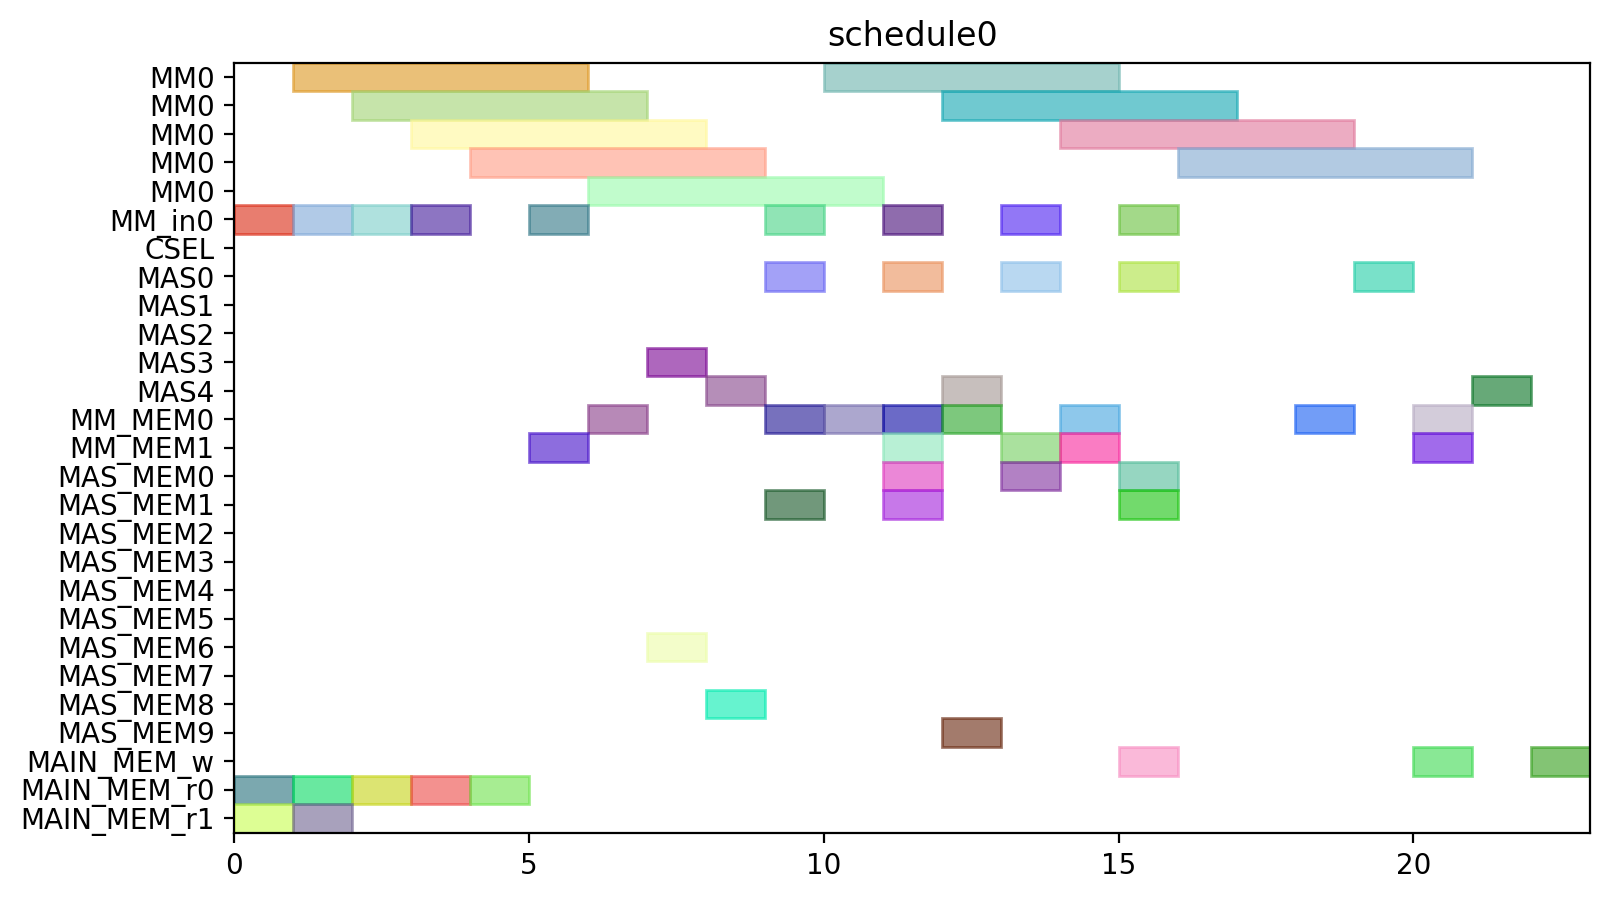

This figure's Python source:
from pyschedule import Scenario, solvers, plotters, alt


def solve():
	horizon = 90
	S = Scenario("schedule0", horizon=horizon)

	# resource
	MM = S.Resources('MM', num=1, size=5)
	MM_in = S.Resources('MM_in', num=1)
	CSEL = S.Resource('CSEL')
	MAS = S.Resources('MAS', num=5, size=1, periods=range(1, horizon))
	MM_MEM = S.Resources('MM_MEM', num=2)
	MAS_MEM = S.Resources('MAS_MEM', num=10)
	MAIN_MEM_w = S.Resource('MAIN_MEM_w', size=1)
	MAIN_MEM_r = S.Resources('MAIN_MEM_r', num=2)

	# result of previous scheduling

	# new tasks
	t0_in = S.Task('t0_in', length=1, delay_cost=1)
	t0_in += alt(MM_in)
	t0 = S.Task('t0', length=5, delay_cost=1)
	t0 += alt(MM)
	S += t0>=t0_in

	t0_mem0 = S.Task('t0_mem0', length=1, delay_cost=1)
	t0_mem0 += MAIN_MEM_r[0]
	t3_in = S.Task('t3_in', length=1, delay_cost=1)
	t3_in += alt(MM_in)
	t3 = S.Task('t3', length=5, delay_cost=1)
	t3 += alt(MM)
	S += t3>=t3_in

	t3_mem0 = S.Task('t3_mem0', length=1, delay_cost=1)
	t3_mem0 += MAIN_MEM_r[0]
	t3_mem1 = S.Task('t3_mem1', length=1, delay_cost=1)
	t3_mem1 += MAIN_MEM_r[1]
	t1_in = S.Task('t1_in', length=1, delay_cost=1)
	t1_in += alt(MM_in)
	t1 = S.Task('t1', length=5, delay_cost=1)
	t1 += alt(MM)
	S += t1>=t1_in

	t1_mem0 = S.Task('t1_mem0', length=1, delay_cost=1)
	t1_mem0 += MAIN_MEM_r[0]
	t1_mem1 = S.Task('t1_mem1', length=1, delay_cost=1)
	t1_mem1 += MAIN_MEM_r[1]
	t2_in = S.Task('t2_in', length=1, delay_cost=1)
	t2_in += alt(MM_in)
	t2 = S.Task('t2', length=5, delay_cost=1)
	t2 += alt(MM)
	S += t2>=t2_in

	t2_mem0 = S.Task('t2_mem0', length=1, delay_cost=1)
	t2_mem0 += MAIN_MEM_r[0]
	t4_in = S.Task('t4_in', length=1, delay_cost=1)
	t4_in += alt(MM_in)
	t4 = S.Task('t4', length=5, delay_cost=1)
	t4 += alt(MM)
	S += t4>=t4_in

	t4_mem0 = S.Task('t4_mem0', length=1, delay_cost=1)
	t4_mem0 += MAIN_MEM_r[0]
	t4_mem1 = S.Task('t4_mem1', length=1, delay_cost=1)
	t4_mem1 += alt(MM_MEM)
	S += (t2*MM[0])-1 < t4_mem1*MM_MEM[1]
	S += t4_mem1 <= t4

	t5 = S.Task('t5', length=1, delay_cost=1)
	t5 += alt(MAS)

	t5_mem0 = S.Task('t5_mem0', length=1, delay_cost=1)
	t5_mem0 += alt(MM_MEM)
	S += (t0*MM[0])-1 < t5_mem0*MM_MEM[0]
	S += t5_mem0 <= t5

	t6 = S.Task('t6', length=1, delay_cost=1)
	t6 += alt(MAS)

	t6_mem0 = S.Task('t6_mem0', length=1, delay_cost=1)
	t6_mem0 += alt(MAS_MEM)
	S += (t5*MAS[0])-1 < t6_mem0*MAS_MEM[0]
	S += (t5*MAS[1])-1 < t6_mem0*MAS_MEM[2]
	S += (t5*MAS[2])-1 < t6_mem0*MAS_MEM[4]
	S += (t5*MAS[3])-1 < t6_mem0*MAS_MEM[6]
	S += (t5*MAS[4])-1 < t6_mem0*MAS_MEM[8]
	S += t6_mem0 <= t6

	t9 = S.Task('t9', length=1, delay_cost=1)
	t9 += alt(MAS)

	t9_mem0 = S.Task('t9_mem0', length=1, delay_cost=1)
	t9_mem0 += alt(MM_MEM)
	S += (t0*MM[0])-1 < t9_mem0*MM_MEM[0]
	S += t9_mem0 <= t9

	t9_mem1 = S.Task('t9_mem1', length=1, delay_cost=1)
	t9_mem1 += alt(MM_MEM)
	S += (t4*MM[0])-1 < t9_mem1*MM_MEM[1]
	S += t9_mem1 <= t9

	t10 = S.Task('t10', length=1, delay_cost=1)
	t10 += alt(MAS)

	t10_mem0 = S.Task('t10_mem0', length=1, delay_cost=1)
	t10_mem0 += alt(MM_MEM)
	S += (t4*MM[0])-1 < t10_mem0*MM_MEM[0]
	S += t10_mem0 <= t10

	t7 = S.Task('t7', length=1, delay_cost=1)
	t7 += alt(MAS)

	t7_mem0 = S.Task('t7_mem0', length=1, delay_cost=1)
	t7_mem0 += alt(MAS_MEM)
	S += (t6*MAS[0])-1 < t7_mem0*MAS_MEM[0]
	S += (t6*MAS[1])-1 < t7_mem0*MAS_MEM[2]
	S += (t6*MAS[2])-1 < t7_mem0*MAS_MEM[4]
	S += (t6*MAS[3])-1 < t7_mem0*MAS_MEM[6]
	S += (t6*MAS[4])-1 < t7_mem0*MAS_MEM[8]
	S += t7_mem0 <= t7

	t11 = S.Task('t11', length=1, delay_cost=1)
	t11 += alt(MAS)

	t11_mem0 = S.Task('t11_mem0', length=1, delay_cost=1)
	t11_mem0 += alt(MAS_MEM)
	S += (t10*MAS[0])-1 < t11_mem0*MAS_MEM[0]
	S += (t10*MAS[1])-1 < t11_mem0*MAS_MEM[2]
	S += (t10*MAS[2])-1 < t11_mem0*MAS_MEM[4]
	S += (t10*MAS[3])-1 < t11_mem0*MAS_MEM[6]
	S += (t10*MAS[4])-1 < t11_mem0*MAS_MEM[8]
	S += t11_mem0 <= t11

	t11_mem1 = S.Task('t11_mem1', length=1, delay_cost=1)
	t11_mem1 += alt(MM_MEM)
	S += (t4*MM[0])-1 < t11_mem1*MM_MEM[1]
	S += t11_mem1 <= t11

	t8_in = S.Task('t8_in', length=1, delay_cost=1)
	t8_in += alt(MM_in)
	t8 = S.Task('t8', length=5, delay_cost=1)
	t8 += alt(MM)
	S += t8>=t8_in

	t8_mem0 = S.Task('t8_mem0', length=1, delay_cost=1)
	t8_mem0 += alt(MM_MEM)
	S += (t4*MM[0])-1 < t8_mem0*MM_MEM[0]
	S += t8_mem0 <= t8

	t8_mem1 = S.Task('t8_mem1', length=1, delay_cost=1)
	t8_mem1 += alt(MAS_MEM)
	S += (t7*MAS[0])-1 < t8_mem1*MAS_MEM[1]
	S += (t7*MAS[1])-1 < t8_mem1*MAS_MEM[3]
	S += (t7*MAS[2])-1 < t8_mem1*MAS_MEM[5]
	S += (t7*MAS[3])-1 < t8_mem1*MAS_MEM[7]
	S += (t7*MAS[4])-1 < t8_mem1*MAS_MEM[9]
	S += t8_mem1 <= t8

	new_PZ_in = S.Task('new_PZ_in', length=1, delay_cost=1)
	new_PZ_in += alt(MM_in)
	new_PZ = S.Task('new_PZ', length=5, delay_cost=1)
	new_PZ += alt(MM)
	S += new_PZ>=new_PZ_in

	S += 0<new_PZ

	new_PZ_w = S.Task('new_PZ_w', length=1, delay_cost=1)
	new_PZ_w += alt(MAIN_MEM_w)
	S += new_PZ <= new_PZ_w

	new_PZ_mem0 = S.Task('new_PZ_mem0', length=1, delay_cost=1)
	new_PZ_mem0 += alt(MM_MEM)
	S += (t1*MM[0])-1 < new_PZ_mem0*MM_MEM[0]
	S += new_PZ_mem0 <= new_PZ

	new_PZ_mem1 = S.Task('new_PZ_mem1', length=1, delay_cost=1)
	new_PZ_mem1 += alt(MAS_MEM)
	S += (t7*MAS[0])-1 < new_PZ_mem1*MAS_MEM[1]
	S += (t7*MAS[1])-1 < new_PZ_mem1*MAS_MEM[3]
	S += (t7*MAS[2])-1 < new_PZ_mem1*MAS_MEM[5]
	S += (t7*MAS[3])-1 < new_PZ_mem1*MAS_MEM[7]
	S += (t7*MAS[4])-1 < new_PZ_mem1*MAS_MEM[9]
	S += new_PZ_mem1 <= new_PZ

	t12 = S.Task('t12', length=1, delay_cost=1)
	t12 += alt(MAS)

	t12_mem0 = S.Task('t12_mem0', length=1, delay_cost=1)
	t12_mem0 += alt(MM_MEM)
	S += (t0*MM[0])-1 < t12_mem0*MM_MEM[0]
	S += t12_mem0 <= t12

	t12_mem1 = S.Task('t12_mem1', length=1, delay_cost=1)
	t12_mem1 += alt(MAS_MEM)
	S += (t11*MAS[0])-1 < t12_mem1*MAS_MEM[1]
	S += (t11*MAS[1])-1 < t12_mem1*MAS_MEM[3]
	S += (t11*MAS[2])-1 < t12_mem1*MAS_MEM[5]
	S += (t11*MAS[3])-1 < t12_mem1*MAS_MEM[7]
	S += (t11*MAS[4])-1 < t12_mem1*MAS_MEM[9]
	S += t12_mem1 <= t12

	t13_in = S.Task('t13_in', length=1, delay_cost=1)
	t13_in += alt(MM_in)
	t13 = S.Task('t13', length=5, delay_cost=1)
	t13 += alt(MM)
	S += t13>=t13_in

	t13_mem0 = S.Task('t13_mem0', length=1, delay_cost=1)
	t13_mem0 += alt(MAS_MEM)
	S += (t12*MAS[0])-1 < t13_mem0*MAS_MEM[0]
	S += (t12*MAS[1])-1 < t13_mem0*MAS_MEM[2]
	S += (t12*MAS[2])-1 < t13_mem0*MAS_MEM[4]
	S += (t12*MAS[3])-1 < t13_mem0*MAS_MEM[6]
	S += (t12*MAS[4])-1 < t13_mem0*MAS_MEM[8]
	S += t13_mem0 <= t13

	t13_mem1 = S.Task('t13_mem1', length=1, delay_cost=1)
	t13_mem1 += alt(MAS_MEM)
	S += (t9*MAS[0])-1 < t13_mem1*MAS_MEM[1]
	S += (t9*MAS[1])-1 < t13_mem1*MAS_MEM[3]
	S += (t9*MAS[2])-1 < t13_mem1*MAS_MEM[5]
	S += (t9*MAS[3])-1 < t13_mem1*MAS_MEM[7]
	S += (t9*MAS[4])-1 < t13_mem1*MAS_MEM[9]
	S += t13_mem1 <= t13

	t14_in = S.Task('t14_in', length=1, delay_cost=1)
	t14_in += alt(MM_in)
	t14 = S.Task('t14', length=5, delay_cost=1)
	t14 += alt(MM)
	S += t14>=t14_in

	t14_mem0 = S.Task('t14_mem0', length=1, delay_cost=1)
	t14_mem0 += alt(MAS_MEM)
	S += (t12*MAS[0])-1 < t14_mem0*MAS_MEM[0]
	S += (t12*MAS[1])-1 < t14_mem0*MAS_MEM[2]
	S += (t12*MAS[2])-1 < t14_mem0*MAS_MEM[4]
	S += (t12*MAS[3])-1 < t14_mem0*MAS_MEM[6]
	S += (t12*MAS[4])-1 < t14_mem0*MAS_MEM[8]
	S += t14_mem0 <= t14

	t14_mem1 = S.Task('t14_mem1', length=1, delay_cost=1)
	t14_mem1 += alt(MM_MEM)
	S += (t3*MM[0])-1 < t14_mem1*MM_MEM[1]
	S += t14_mem1 <= t14

	new_PY = S.Task('new_PY', length=1, delay_cost=1)
	new_PY += alt(MAS)

	S += 0<new_PY

	new_PY_w = S.Task('new_PY_w', length=1, delay_cost=1)
	new_PY_w += alt(MAIN_MEM_w)
	S += new_PY <= new_PY_w

	new_PY_mem0 = S.Task('new_PY_mem0', length=1, delay_cost=1)
	new_PY_mem0 += alt(MM_MEM)
	S += (t8*MM[0])-1 < new_PY_mem0*MM_MEM[0]
	S += new_PY_mem0 <= new_PY

	new_PY_mem1 = S.Task('new_PY_mem1', length=1, delay_cost=1)
	new_PY_mem1 += alt(MM_MEM)
	S += (t13*MM[0])-1 < new_PY_mem1*MM_MEM[1]
	S += new_PY_mem1 <= new_PY

	new_PX = S.Task('new_PX', length=1, delay_cost=1)
	new_PX += alt(MAS)

	S += 0<new_PX

	new_PX_w = S.Task('new_PX_w', length=1, delay_cost=1)
	new_PX_w += alt(MAIN_MEM_w)
	S += new_PX <= new_PX_w

	new_PX_mem0 = S.Task('new_PX_mem0', length=1, delay_cost=1)
	new_PX_mem0 += alt(MM_MEM)
	S += (t14*MM[0])-1 < new_PX_mem0*MM_MEM[0]
	S += new_PX_mem0 <= new_PX

	solvers.mip.solve(S,msg=1,kind='CPLEX',ratio_gap=1.01)

	solution = [['hoge']*len(S.solution()[1]) for i in range(len(S.solution()))]
	for i in range(len(S.solution())):
		for j in range(len(S.solution()[i])):
			solution[i][j]=str(S.solution()[i][j])
	print(solution)

	cycles = int(solution[-1][3])

	pic_file_name = "/home/mfukuda/ABE/multiRAM_multiMAS_16mux/scheduling_result/stage5MM1_stage1MAS5/EP_DBL_A_0/schedule0.png"
	if(S.solution() != []):
		plotters.matplotlib.plot(S,img_filename=pic_file_name, show_task_labels=False, fig_size=(cycles*0.25+3, 5))

	return solution
